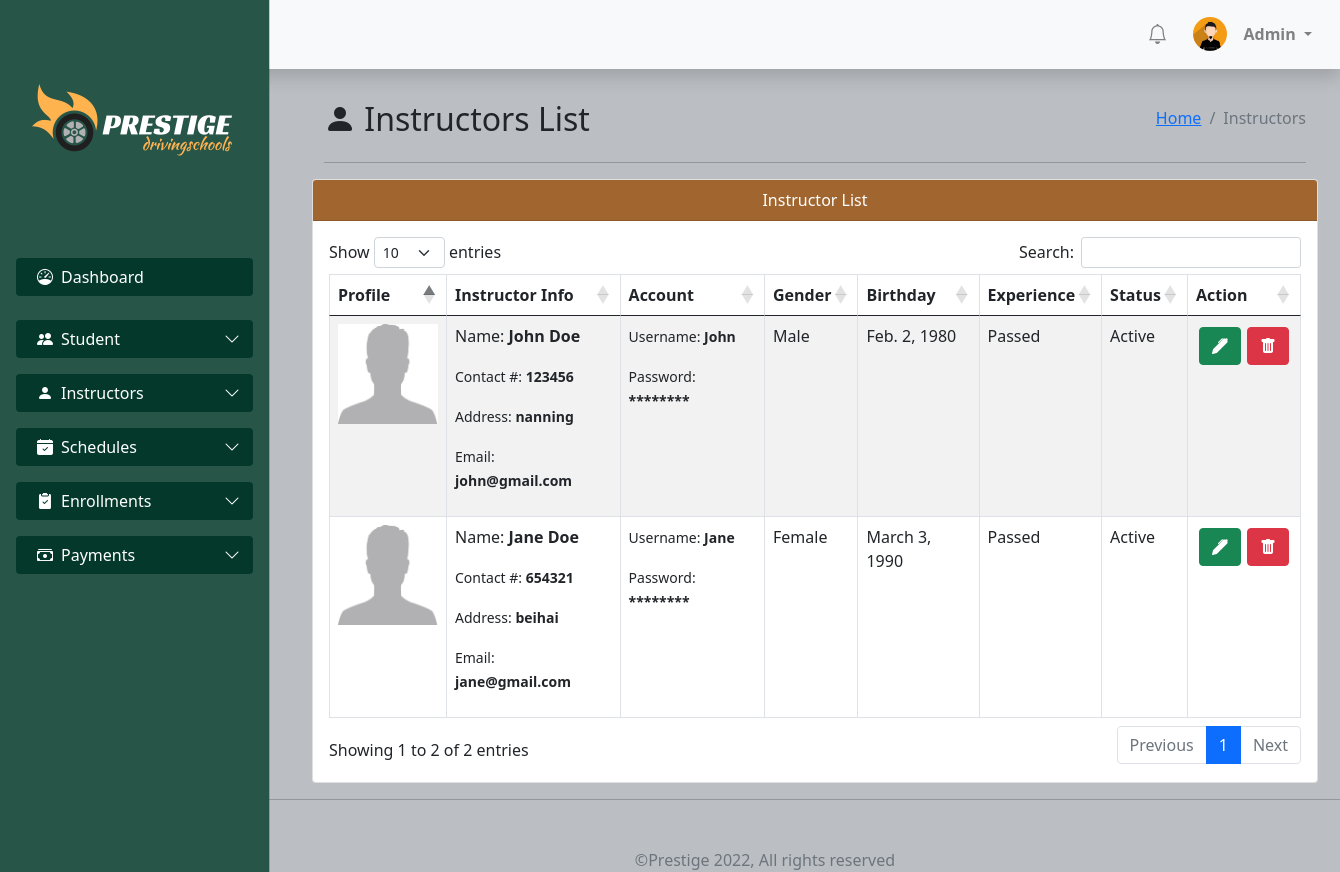
Page /manage-instructor (signed in) on the earlier database version.
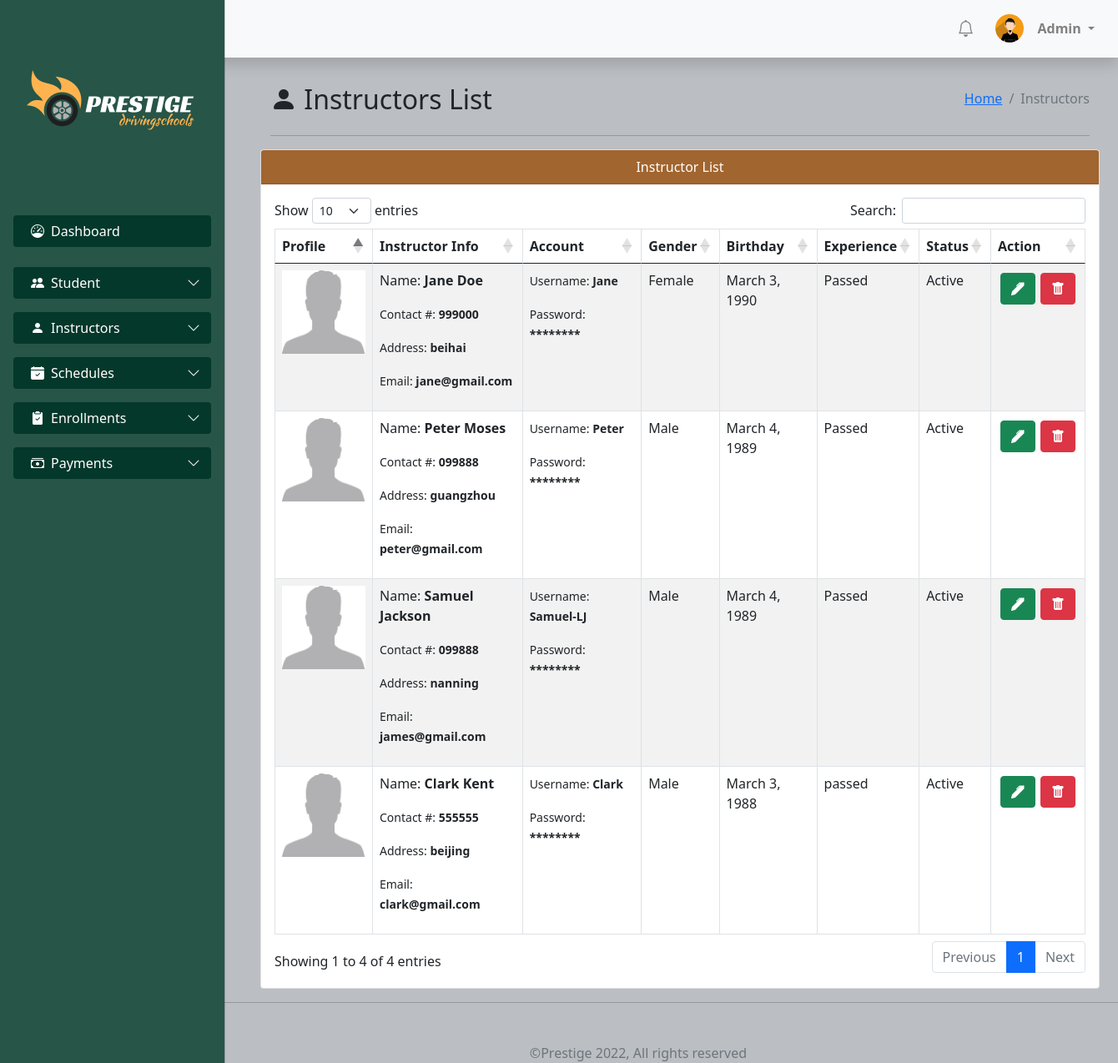
Same page on the later database version.
### DrivingSchool/models.py (models this page shows, shortened)
class instructor(models.Model):
    STATUS = (
        ('Active', 'Active'),
        ('Inactive', 'Inactive'),
    )
    GENDER = (
        ('Male', 'Male'),
        ('Female', 'Female'),
    )
    name = models.CharField(max_length=100, null = True)
    contact = models.CharField(max_length=200, null = True)
    address = models.CharField(max_length=200, null = True)
    email = models.CharField(max_length=200, null = True)
    username = models.CharField(max_length=200, null= True)
    gender = models.CharField(max_length=100, null = True, choices = GENDER)
    birthday = models.DateField(max_length=100, null = True)
    experience = models.CharField(max_length=100, null = True)
    date_created = models.DateTimeField(auto_now_add=True)
    status = models.CharField(max_length=100, null = True, choices = STATUS, default='Active')

### DrivingSchool/views.py (the view)
# urls.py: path('manage-instructor',views.manageInstructorPage, name = 'manage-instructor'),
@login_required(login_url='login')
def manageInstructorPage(request):
    instructors = instructor.objects.all()
    mydict = {'instructors':instructors}
    return render(request, 'drivingschool/admin-dashboard/manage-instructor.html', mydict)

### templates/drivingschool/admin-dashboard/manage-instructor.html (shortened to what this page needs)
{% extends 'drivingschool/admin-dashboard/main.html' %}
{% load static %}
{% block content%}
<div class="content">
    <section class="content-header">
        <div class="container-fluid">
            <div class="d-flex justify-content-between align-items-end">
                <div class="">
                    <h2>
                        <i class="bi bi-person-fill"></i></i></span>
                        Instructors List
                    </h2>
                </div>
                <div class="">
                    <ol class="breadcrumb float-sm-right">
                       <li class="breadcrumb-item"><a href="/">Home</a></li>
                       <li class="breadcrumb-item active">Instructors</li>
                    </ol>
                 </div>
            </div><hr>
        </div>
    </section>
    <div class="row">
        <div class="col-md-12">
            <div class="card">
                <div class="card-header text-center">Instructor List</div>
                <div class="card-body">
                    <div class="table-responsive">
                        <table class="table table-striped table-bordered" id="myTable">
                            <thead>
                                <tr>
                                <th scope="col">Profile</th>
                                <th scope="col">Instructor Info</th>
                                <th scope="col">Account</th>
                                <th scope="col">Gender</th>
                                <th scope="col">Birthday</th>
                                <th scope="col">Experience</th>
                                <th scope="col">Status</th>
                                <th scope="col">Action</th>
                                </tr>
                            </thead>
                            <tbody>
                                {% for instructor in instructors %}
                                <tr>
                                    <td scope="row"><img src="{% static 'images/blank-head-pic.jpg'%}" alt="" style="height: 100px; width: 100px;"></td>
                                    <td>
                                        <p class="info">Name: <b>{{instructor.name}}</b></p>
                                        <p class="info"><small>Contact #: <b>{{instructor.contact}}</b></small></p>
                                        <p class="info"><small>Address: <b>{{instructor.address}}</b></small></p>
                                        <p class="info"><small>Email: <b>{{instructor.email}}</b></small></p>
                                    </td>
                                    <td>
                                        <p><small>Username: <b>{{instructor.username}}</b></small></p>
                                        <p><small>Password: <b>********</b></small></p>
                                    </td>
                                    <td>{{instructor.gender}}</td>
                                    <td>{{instructor.birthday}}</td>
                                    <td>{{instructor.experience}}</td>
                                    <td>{{instructor.status}}</td>
                                    <td>
                                        <div class="d-flex justify-content-end">
                                            <div style="margin: 3px;">
                                                <a href="{% url 'update-instructor' instructor.id %}" class="btn btn-success">
                                                    <i class="bi bi-pen-fill"></i>
                                                </a>
                                            </div>
                                            <div style="margin: 3px;">
                                                <form action="{% url 'delete-instructor' instructor.id %}" method="POST">
                                                    <button type="submit" class="btn btn-danger">
                                                        <i class="bi bi-trash-fill"></i>
                                                    </button>
                                                </form>
                                            </div>
                                        </div>
                                    </td>
                                </tr>
                                {% endfor %}
                            </tbody>
                        </table>
                    </div>
                </div>
            </div>
        </div>
    </div>
</div>
{% endblock %}

### templates/drivingschool/admin-dashboard/main.html (shortened to what this page needs)
{% load static %}
<!DOCTYPE html>
<html lang="en">
<head>
    <link href="https://cdn.jsdelivr.net/npm/bootstrap@5.1.3/dist/css/bootstrap.min.css" rel="stylesheet">
    <link rel="stylesheet" href="https://cdnjs.cloudflare.com/ajax/libs/twitter-bootstrap/5.0.1/css/bootstrap.min.css">
    <link rel="stylesheet" href="https://cdn.datatables.net/1.11.4/css/dataTables.bootstrap5.min.css">
    <link rel="stylesheet" href="{% static 'css/mystyles.css' %}">
    <link rel="stylesheet" href="https://cdn.jsdelivr.net/npm/bootstrap-icons@1.8.0/font/bootstrap-icons.css">
</head>
<body>
    {% include 'drivingschool/admin-dashboard/header.html'   %}
    <div class="container content mt-2">
        {% block content %}
        {% endblock %}
    </div><hr>
    <div class="content d-flex justify-content-center text-muted mt-5">
        {% include 'drivingschool/footer.html'   %}
    </div>
</body>
</html>

### templates/drivingschool/admin-dashboard/header.html (shortened to what this page needs)
{% load static %}
<nav class="navbar navbar-expand-lg navbar-light bg-light shadow fixed-top">
  <div class="container-fluid">
    <a class="navbar-brand fw-bold" href="/">
      <span>
      </span>
    </a>
    <ul class="nav justify-content-end align-items-center">
      <a href="#" style="color: grey">
        <span style="font-size: 20px; margin-right: 10px">
          <i class="bi bi-bell">
          </i>
        </span>
      </a>
      <li class="nav-item">
        <a class="nav-link" href="#">
          <img src="{% static 'images/avatar.jpg'%}" alt="" style="height: 34px; width: 34px; border-radius: 50%;">
        </a>
      </li>
      <li class="nav-item">
        <div class="dropdown">
          <a class="dropdown-toggle me-3" href="#"  id="dropdownMenuLink" data-bs-toggle="dropdown" aria-expanded="false" style="text-decoration: none; color: grey;">
            <strong>{{request.user}}</strong>
          </a>
        </div>
      </li>
    </ul>
  </div>
</nav>
<div class="offcanvas offcanvas-start sidebar-nav" tabindex="-1" id="offcanvasExample" aria-labelledby="offcanvasExampleLabel" data-bs-backdrop="false">
  <div class="offcanvas-body">
    <div class="offcanvas-header">
      <a class="navbar-brand" href="/">
        <span>
          <img src="{% static 'images/logo3.png'%}" alt="">
        </span>
      </a>
    </div>
    <nav class="navbar-dark">
      <ul class="navbar-nav">
        <li class="nav-item">
          <a class="" aria-current="page" href="/">
            <button class="w-100 btn mb-3 sidebtn" type="button" data-bs-toggle="offcanvas" data-bs-target="#offcanvasExample" aria-controls="offcanvasExample">
              <div class="d-flex align-items-start ms-2">
                <span class="me-2"><i class="bi bi-speedometer"></i></span>
                Dashboard
              </div>
            </button>
          </a>
        </li>
        <li class="nav-item">
          <a class="nav-link sidebar-link" data-bs-toggle="collapse" href="#collapseExample" role="button" aria-expanded="false" aria-controls="collapseExample">
            <button class="w-100 btn sidebtn" type="button">
              <div class="d-flex align-items-start ms-2">
                <span class="me-2">
                  <i class="bi bi-people-fill"></i>
                </span>
                Student
                <span class="dropdown-icon ms-auto">
                  <i class="bi bi-chevron-down"></i>
                </span>
              </div>
            </button>
          </a>
        </li>
        <li class="nav-item">
          <a class="nav-link sidebar-link" data-bs-toggle="collapse" href="#collapseExample" role="button" aria-expanded="false" aria-controls="collapseExample">
            <button class="w-100 btn sidebtn" type="button">
              <div class="d-flex align-items-start ms-2">
                <span class="me-2">
                  <i class="bi bi-person-fill"></i>
                </span>
                Instructors
                <span class="dropdown-icon ms-auto">
                  <i class="bi bi-chevron-down"></i>
                </span>
              </div>
            </button>
          </a>
        </li>
        <li class="nav-item">
          <a class="nav-link sidebar-link" data-bs-toggle="collapse" href="#scheduleCollapse" role="button" aria-expanded="false" aria-controls="scheduleCollapse">
            <button class="w-100 btn sidebtn" type="button">
              <div class="d-flex align-items-start ms-2">
                <span class="me-2">
                  <i class="bi bi-calendar-check-fill"></i>
                </span>
                Schedules
                <span class="dropdown-icon ms-auto">
                  <i class="bi bi-chevron-down"></i>
                </span>
              </div>
            </button>
          </a>
        </li>
        <li class="nav-item">
          <a class="nav-link sidebar-link" data-bs-toggle="collapse" href="#enrollCollapse" role="button" aria-expanded="false" aria-controls="enrollCollapse">
            <button class="w-100 btn sidebtn" type="button">
              <div class="d-flex align-items-start ms-2">
                <span class="me-2">
                  <i class="bi bi-clipboard2-check-fill"></i>
                </span>
                Enrollments
                <span class="dropdown-icon ms-auto">
                  <i class="bi bi-chevron-down"></i>
                </span>
              </div>
            </button>
          </a>
        </li>
        <li class="nav-item">
          <a class="nav-link sidebar-link" data-bs-toggle="collapse" href="#paymentCollapse" role="button" aria-expanded="false" aria-controls="paymentCollapse">
            <button class="w-100 btn sidebtn" type="button">
              <div class="d-flex align-items-start ms-2">
                <span class="me-2">
                  <i class="bi bi-cash-stack"></i>
                </span>
                Payments
                <span class="dropdown-icon ms-auto">
                  <i class="bi bi-chevron-down"></i>
                </span>
              </div>
            </button>
          </a>
        </li>
      </ul>
    </nav>
  </div>
</div>

### templates/drivingschool/footer.html
<footer>
    ©Prestige 2022, All rights reserved
</footer>

### static/css/mystyles.css (style rules this page uses)
body { background-color: #bbbec2; }
.card-header { background-color: #a1642efd; color: #fff; }
.content { margin-top: 100px; }
@media (min-width: 992px) { .content { margin-left: 150px; margin-right: -40px; } }

### templates/drivingschool/admin-dashboard/header.html (style rules this page uses)
:root { --offcanvas-width: 270px; --topNavbarHeight: 0px; }
.sidebar-nav { width: var(--offcanvas-width); }
.sidebar-link { display: flex; align-items: center }
.sidebar-link .dropdown-icon { display: inline-flex; transition: all ease 0.2s; }
.nav-link { margin: 0; }
.offcanvas { background-color: #275547; }
button { position: relative; z-index: 1; border: none; }
button::after { position: absolute; content: ''; z-index: -1; }
.sidebtn { background-color: #04382b; color: #fff; }
@media (min-width: 992px) { .sidebar-nav { transform: none; visibility: visible !important; top: var(--topNavbarHeight); transition: all ease 1s; } }
@media (min-width: 992px) { body { overflow: auto !important; } }

Differences in the rows shown:
removed instructor: name "John Doe", contact "123456", address "nanning", email "john@gmail.com", username "John", gender "Male", birthday "Feb. 2, 1980", experience "Passed", status "Active"
changed instructor "Jane Doe": contact "654321" → "999000"
added instructor: name "Peter Moses", contact "099888", address "guangzhou", email "peter@gmail.com", username "Peter", gender "Male", birthday "March 4, 1989", experience "Passed", status "Active"
added instructor: name "Samuel Jackson", contact "099888", address "nanning", email "james@gmail.com", username "Samuel-LJ", gender "Male", birthday "March 4, 1989", experience "Passed", status "Active"
added instructor: name "Clark Kent", contact "555555", address "beijing", email "clark@gmail.com", username "Clark", gender "Male", birthday "March 3, 1988", experience "passed", status "Active"
Other differences:
text written by a page script: "Show entries Search: Showing 1 to 2 of 2 entries Previous 1 Next" → "Show entries Search: Showing 1 to 4 of 4 entries Previous 1 Next"
